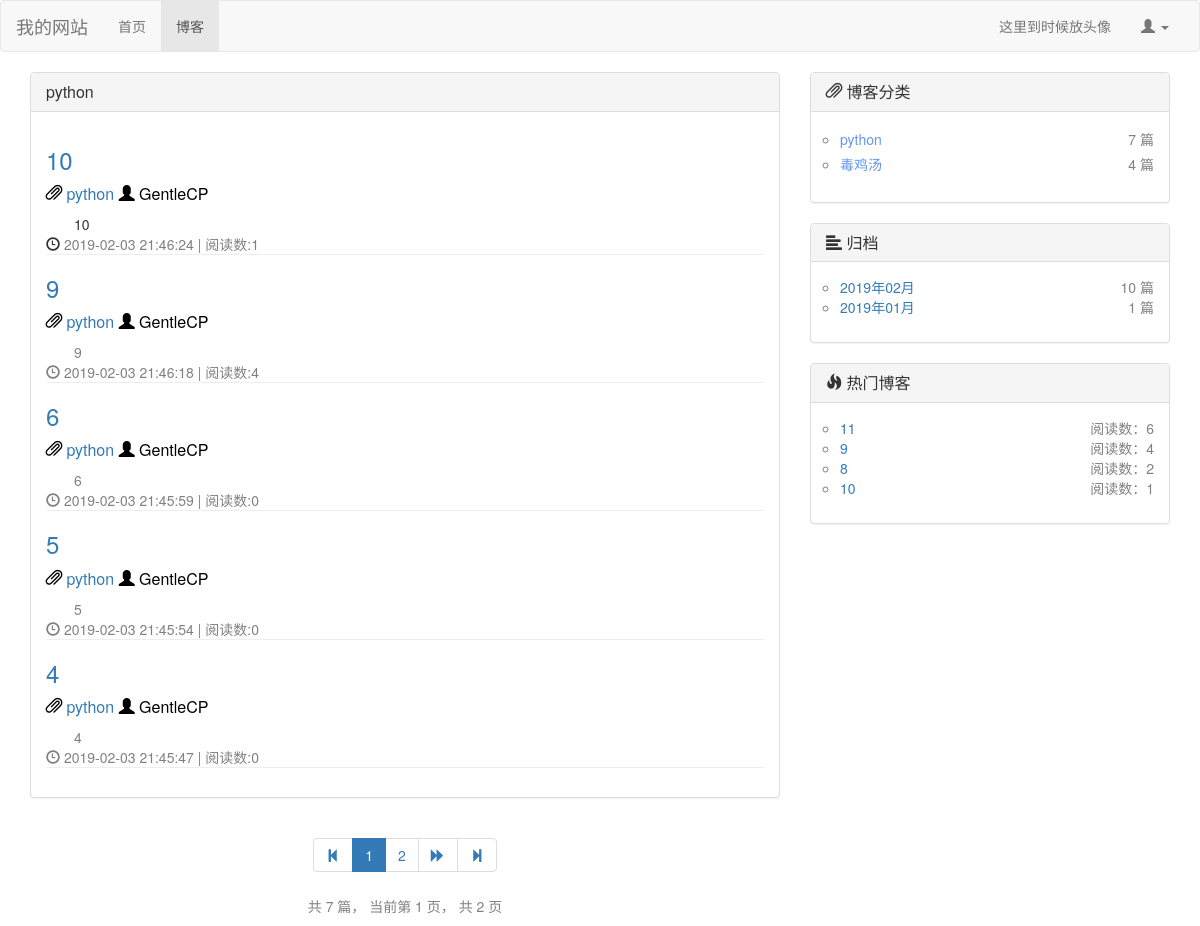
Before: /blog/blog_type/1 with the older database file.
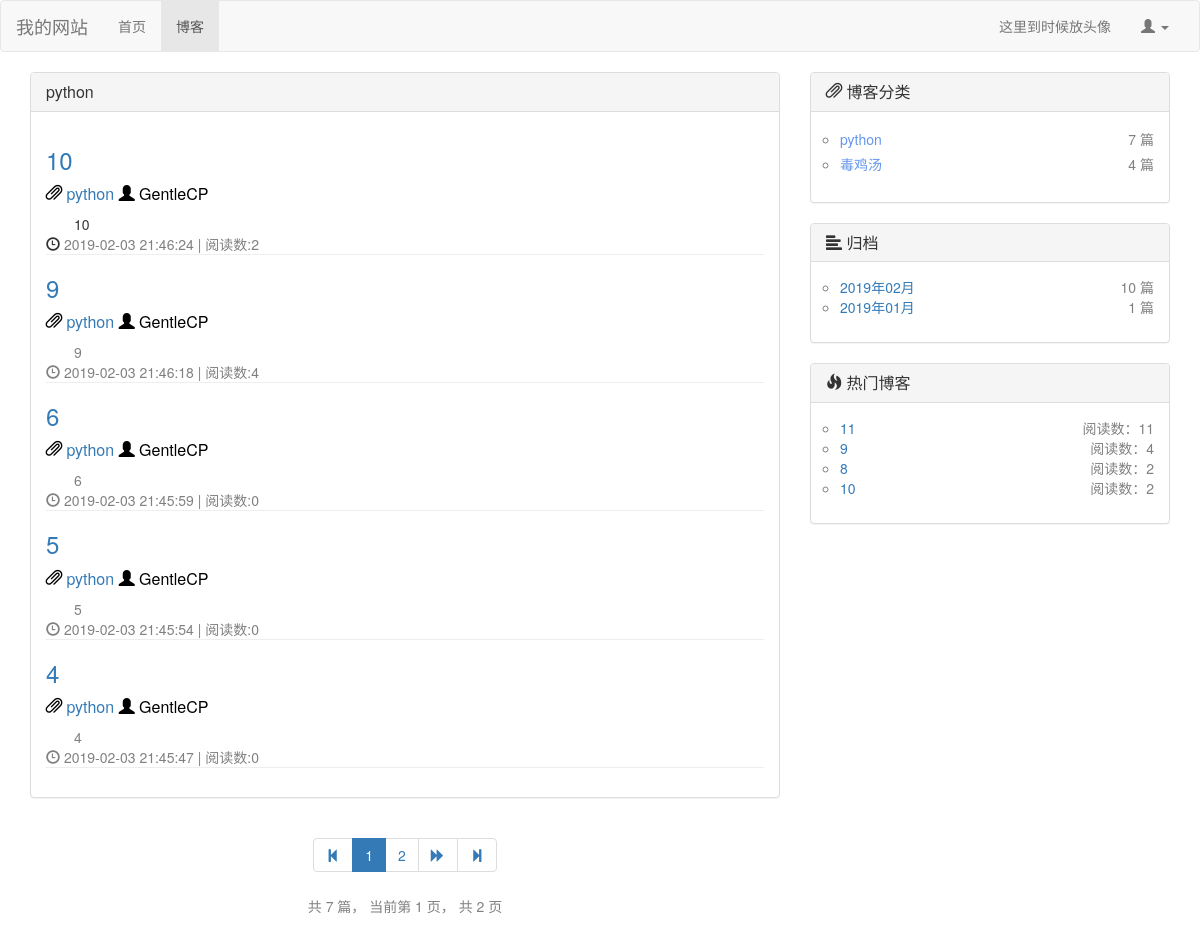
After: the same page with the newer database file.
### blog/models.py (models this page shows, shortened)
class Blog(models.Model, ReadNumExtendMethod):
    title = models.CharField(max_length=40, verbose_name="标题")
    blog_type = models.ForeignKey(BlogType, on_delete=models.DO_NOTHING, verbose_name="博客类型")
    author = models.ForeignKey(User, on_delete=models.DO_NOTHING, verbose_name="作者")
    content = RichTextUploadingField(verbose_name="内容")
    created_time = models.DateTimeField(auto_now_add=True, verbose_name="创建时间")
    last_modified_time = models.DateTimeField(auto_now=True, verbose_name="上次修改时间")
    class Meta:
        ordering = ['-created_time', ]  # 这里让前端网页在对从request获取到的数据排序按照创建时间由新到旧

class BlogType(models.Model):
    type_name = models.CharField(max_length=30, verbose_name="博客类型")

### read_statistic/models.py (models this page shows, shortened)
class ReadNum(models.Model):
    read_num = models.IntegerField(default=0)
    content_type = models.ForeignKey(ContentType,on_delete=models.DO_NOTHING) # 将ContentType绑定作为外键生成contenttype对象
    object_id = models.PositiveIntegerField() # 对象的id，确定了对象后根据id唯一定位对象
    content_object = GenericForeignKey('content_type','object_id') # 将上面两个合并成一个content对象

### blog/views.py (the view)
# urls.py: path('blog_type/<int:blog_type_id>',views.get_blog_with_type, name = "blog_with_type"), #所有该类型下的blog
def get_blog_with_type(request, blog_type_id):
    type = get_object_or_404(BlogType, id=blog_type_id)
    all_blogs = Blog.objects.filter(blog_type=type)  # 获取该type下所有的blog
    context = get_blog_common(request, all_blogs)
    context['blog_type'] = type
    return render(request,'blog_with_type.html', context)

### blog/utils.py (called while the page is built)
def blogs_pagination(request, all_blogs):
    blog_paginator = Paginator(all_blogs, settings.BLOGS_PER_PAGE)  # 博客分页器，5条一页
    page_num = request.GET.get('page', 1)  # 获取url请求中页面的参数
    blogs_in_page = blog_paginator.get_page(page_num)  # 根据页面获取到该页的blog对象
    current_page_num = blogs_in_page.number  # 当前页面
    page_range = [i for i in [current_page_num - 2, current_page_num - 1, current_page_num,
                              current_page_num + 1, current_page_num + 2] if
                  i > 0 and i <= blog_paginator.num_pages]
    return blogs_in_page, page_range

def get_blog_types():
    blog_types = BlogType.objects.all()
    for blog_type in blog_types:
        blog_count = Blog.objects.filter(blog_type=blog_type).count()  # 根据博客类型统计该类型下的博客数量
        blog_type.blog_count = blog_count
    return blog_types

### read_statistic/models.py (called while the page is built)
    def get_read_num(self):
        try:
            blog_ct = ContentType.objects.get_for_model(self)  # 获取到Blog对应的conttype对象
            readnum = ReadNum.objects.get(content_type=blog_ct, object_id=self.id)
            return readnum.read_num # 返回readnum对象的read_num字段
        except exceptions.ObjectDoesNotExist as e:
           return 0 # 还没有阅读过，返回0

### blog/templates/blog_with_type.html (shortened to what this page needs)
{% extends 'blog_list.html' %}
{% block blog-head %}{{ blog_type.type_name }}{% endblock %}

### blog/templates/blog_list.html (shortened to what the changed rows need)
{% extends 'base.html' %}
{% load staticfiles %}
{% block head_extends %}
    <link rel="stylesheet" href="{% static 'css/blog.css' %}">
{% endblock %}
{% block content %}
    <div class="container">
        <div class="row">
            <div class="col-md-8">
                <div class="panel panel-default">
                    <div class="panel-body">
                        {% for blog in blogs_in_page.object_list %}
                            <div class="blog">
                                <h3><a href={% url 'blog_detail' blog.id %}>{{ blog.title }}</a></h3>
                                <p class="blog-info">
                                    <span class="glyphicon glyphicon-paperclip"
                                          aria-hidden="true"></span> <a
                                        href= {% url 'blog_with_type' blog.blog_type.id %}>{{ blog.blog_type.type_name }}</a>
                                    <span class="glyphicon glyphicon-user"
                                          aria-hidden="true"></span> {{ blog.author }}
                                </p>
                                <div class="blog-outline">
                                    {{ blog.content | truncatechars:150 }}
                                </div>
                                <nobr><span class="glyphicon glyphicon-time"
                                          aria-hidden="true"></span> <font
                                        color="gray">{{ blog.last_modified_time|date:"Y-m-d H:i:s" }}</nobr>
                                <nobr><font color="gray"> | 阅读数:{{ blog.get_read_num }}</font></nobr>
                            </div>
                        {% empty %}
                            暂无博客，赶快去写一个吧~
                        {% endfor %}
                    </div>
                </div>
            </div>
            <div class="col-md-4">
                <div class="panel panel-default">
                    <div class="panel-body">
                        <ul class="blog-types">
                            {% for hot_blog in hot_blogs %}
                                <li>
                                    <nobr class="blog-url"><a href={% url 'blog_detail' hot_blog.id %}>
                                        {{ hot_blog.title }} </a></nobr>
                                    <nobr class="blog-arg">阅读数：{{ hot_blog.get_read_num }}</nobr>
                                </li>
                            {% endfor %}
                        </ul>
                    </div>
                </div>
            </div>
        </div>
    </div>
{% endblock %}

Changed rows visible on the page:
changed through a linked row, Blog (number 1 of 7 on the later page): get_read_num "1" → "2"
changed through a linked row, Blog (number 6 of 7 on the later page): get_read_num "6" → "11"
